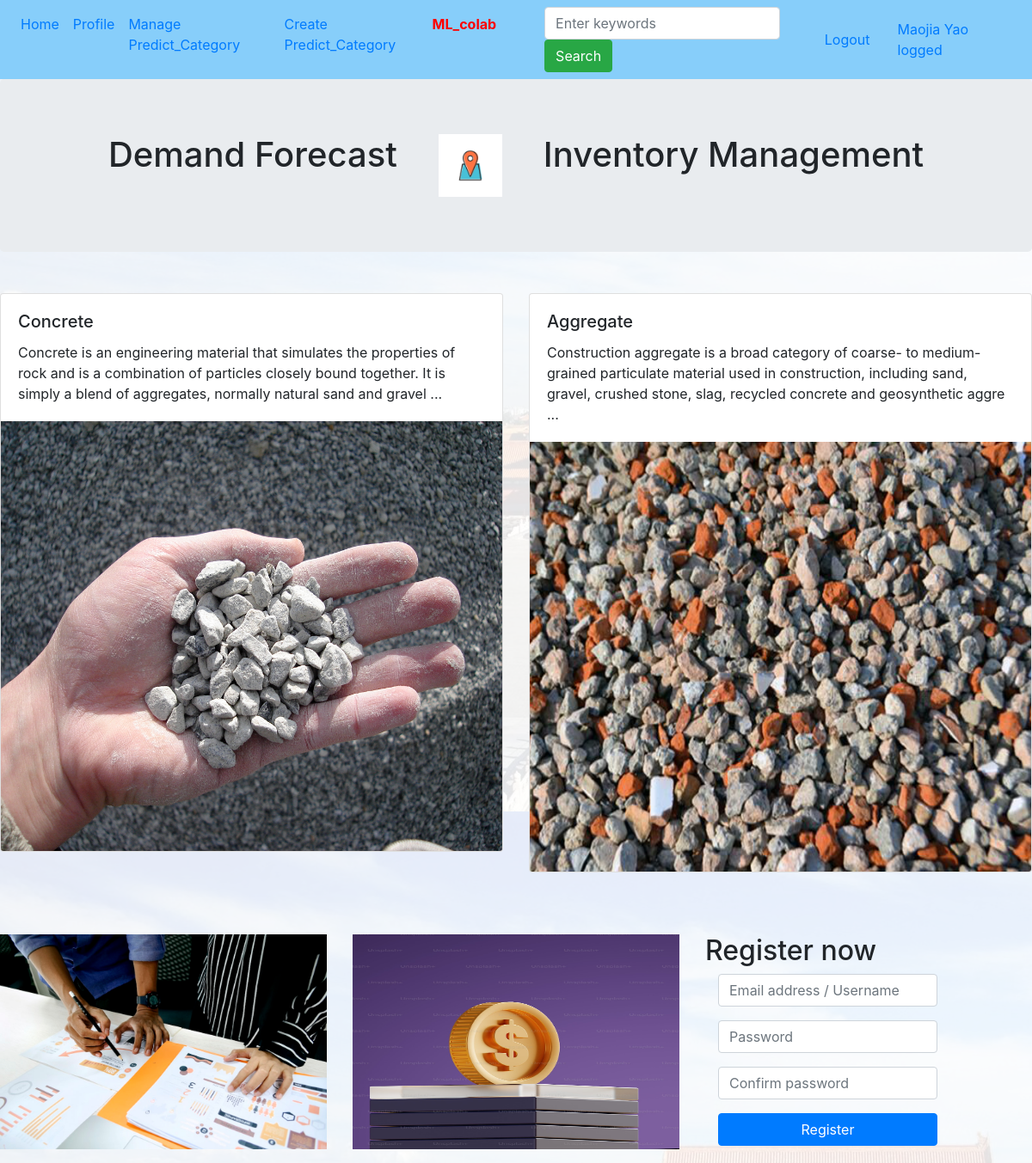
Page /home (signed in) on the committed database.
### app.py (models this page shows, shortened)
class Users(db.Model):
    id = db.Column(db.Integer, primary_key=True)
    username = db.Column(db.String(80), unique=True)
    nickname = db.Column(db.String(80))
    occupation = db.Column(db.String(80))
    educational_background = db.Column(db.String(80))
    password = db.Column(db.String(80))

class Products(db.Model):
    id = db.Column(db.Integer, primary_key=True)
    title = db.Column(db.String(100))
    text = db.Column(db.Text)
    image = db.Column(db.String(255))

### app.py (the view, shortened to what this page needs)
@app.route("/home/<int:pagenum>", methods=["GET"])
@app.route("/home", methods=["GET", "POST"])
def home(pagenum=1):
    products = Products.query.all()
    products = list(reversed(products))
    user = None
    if "userid" in session:
        user = Users.query.filter_by(id=session["userid"]).first()
    return rt("home.html", listing=PageResult(products, pagenum), user=user)

### app.py (called while the page is built)
    def __iter__(self):
        if self.page - 1 < len(self.full_listing):
            for i in self.full_listing[self.page - 1]:
                yield i
        else:
            return None

### myapp/templates/home.html (shortened to what this page needs)
<!DOCTYPE html>
<html lang="en">
  <head>
    <link rel="stylesheet" href="https://cdn.jsdelivr.net/npm/bootstrap@4.6.2/dist/css/bootstrap.min.css">
  </head>
  <body class="bg_rgba">
    <nav class="navbar navbar-expand-lg" id="navbar">
      <div class="collapse navbar-collapse" id="navbarSupportedContent">
        <ul class="navbar-nav mr-auto">
          <li class="nav-item active">
            <a class="nav-link" href="#">Home</a>
          </li>
          <li class="nav-item active">
            <a class="nav-link" href="/profile">Profile</a>
          </li>
          {% if session['isadmin'] %}
          <li class="nav-item active">
            <a class="nav-link" href="/products">Manage Predict_Category</a>
          </li>
          <li class="nav-item active">
            <a class="nav-link" href="/products/create">Create Predict_Category</a>
          </li>
          <li class="nav-item active mr-5">
            <a class="nav-link" href="http://localhost:8888/notebooks/predict_model.ipynb">
              <strong><span style="color: red;">ML_colab</span></strong>
            </a>
          </li>
          {% endif %}
          <li class="nav-item active">
            <form class="form-inline my-2 my-lg-0 navbar-right" action="/home" method="POST">
              <div class="form-group mr-2">
                <input type="text" class="form-control" id="keyword" name="keyword" placeholder="Enter keywords">
              </div>
              <input type="submit" class="btn btn-success" id="btnSearch" value="Search">
            </form>
          </li>
        </ul>
        {% if not session['logged_in'] %}
        <form class="form-inline my-2 my-lg-0 navbar-right" action="/login" method="POST">
          <div class="form-group mr-2">
            <input type="text" class="form-control" name="email" placeholder="Email">
          </div>
          <div class="form-group mr-2">
            <input type="password" class="form-control" name="password" placeholder="Password">
          </div>
          <input type="submit" class="btn btn-success" value="Login">
        </form>
        {% else %}
        <a class="nav-link" href="/logout">Logout</a>
        <a class="nav-link" href="#">{{ user.nickname }} logged</a>
        {% endif %}
      </div>
    </nav>
    <div class="jumbotron">
      <div class="container d-flex justify-content-center">
        <div class="media">
          <div class="media-left">
            <h1 class="media-heading">Demand Forecast</h1>
          </div>
          <div class="media-left ml-5">
            <img src="/static/images/company.png" style="height:73px;width:74px;">
          </div>
          <div class="media-body ml-5">
            <h1 class="media-heading">Inventory Management</h1>
          </div>
        </div>
      </div>
    </div>
    <div class="row mt-5 mb-5">
      {% for r in listing %}
      <div class="col-md-6">
        <div class="row">
          <div class="col-md-12">
            <div class="card mb-4">
              <div class="card-body">
                <h5 class="card-title">{{ r.title|safe }}</h5>
                <p class="card-text">{{ r.text[:200]|safe }} ...</p>
              </div>
              <a href="/products/{{r.id}}">
                <img src="{{ url_for('static', filename='images/' + r.image) }}" class="card-img-bottom img-fluid" style="width: 100%; height: 500px;">
              </a>
            </div>
          </div>
        </div>
      </div>
      {% endfor %}
    </div>
    <div class="row">
      {% for r in range(1,3) %}
      <div class="col-md-4">
        <figure>
          <img src="/static/images/slide{{ r % 10 }}.jpg" class="img-fluid" style="height:250px;width:500px;">
        </figure>
      </div>
      {% endfor %}
      <div class="col-md-4">
        <h2>Register now</h2>
        <form class="form-horizontal" action="/register" method="POST">
          <div class="form-group">
            <div class="col-sm-9">
              <input type="email" class="form-control" id="email" name="email" placeholder="Email address / Username">
            </div>
          </div>
          <div class="form-group">
            <div class="col-sm-9">
              <input type="password" class="form-control" id="password" name="password" placeholder="Password">
            </div>
          </div>
          <div class="form-group">
            <div class="col-sm-9">
              <input type="password" class="form-control" id="password2" name="password2" placeholder="Confirm password">
            </div>
          </div>
          <div class="form-group">
            <div class="col-sm-9">
              <input type="submit" class="btn btn-primary btn-block" value="Register">
            </div>
          </div>
        </form>
      </div>
    </div>
  </body>
</html>

### myapp/templates/home.html (style rules this page uses)
.bg_rgba { background-image: url(/static/images/bg.png); background-color: rgba(255, 255, 255, 0.886); background-blend-mode: overlay; }
.navbar { background-color: #87CEFA; }

### rows in the picture
Users: nickname "Maojia Yao"
Products: title "Concrete", text "Concrete is an engineering material that simulates the properties of rock and is a combination of particles closely bound together. It is simply a blend of aggregates, normally natural sand and gravel", image (picture)
Products: title "Aggregate", text "Construction aggregate is a broad category of coarse- to medium-grained particulate material used in construction, including sand, gravel, crushed stone, slag, recycled concrete and geosynthetic aggre", image (picture)
